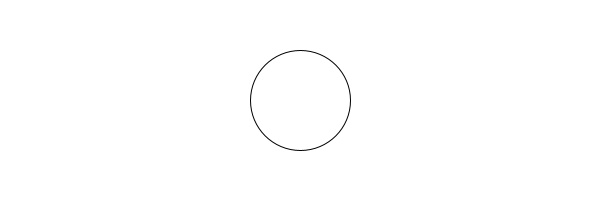
Frame 1 (no input)
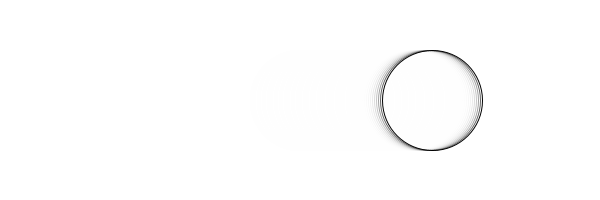
Frame 60 (the mouse pressed at the canvas centre just before this capture)
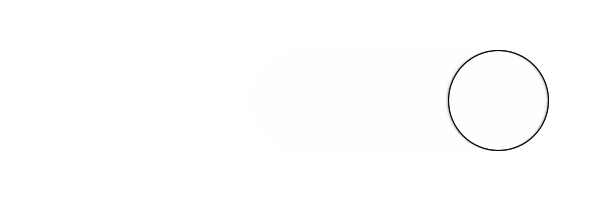
Frame 120 (the mouse held since frame 60 and released just before this capture)

The Processing sketch that drew these frames (run headless with seeded random() and noise(); from frame 60 on, the mouse is pressed at the canvas centre):

// Processing sketch: sketch_201118f
// ── sketch_201118f.pde
float angle = 0;
float angleVel = 0.7;
float amplitude = 200;

void setup() {
  size(600, 200);
  background(255);
}

void draw() {
  noStroke();
  fill(255, 100);
  rect(0, 0, width, height);
  
  translate(width/2, height/2);

  float x = amplitude * sin(radians(angle));

  noFill();
  stroke(0);
  ellipse(x, 0, 100, 100);

  angle +=angleVel;
}
